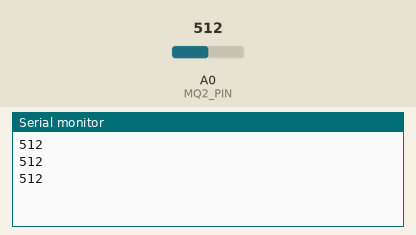
A sketch run on a simulated Arduino Uno, built with avr-gcc and run on an emulated ATmega328P. Shown: the last lines printed to the serial monitor. The inputs (shaded band) are chosen by the test bench; at power-on: A0 (MQ2_PIN) = 512.

Above: at 1.3 s.
1.4 s: A0 (MQ2_PIN) set to 716
At 1.9 s:
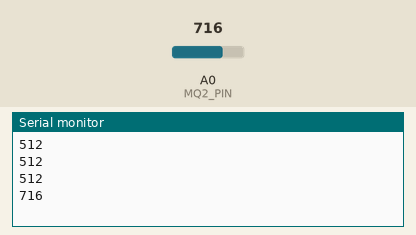
2.9 s: A0 (MQ2_PIN) set to 900
At 3.4 s:
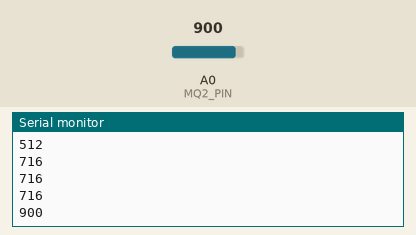
Timing chart, 0 to 5.9 s (numbered marks = the images above; inputs shaded):
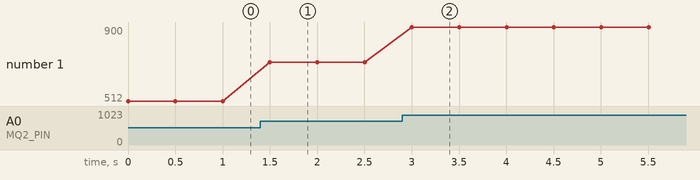

Measured:
- after the input at 1.4 s, the serial monitor: prints a new line after 0.10 s (image 1)
- after the input at 2.9 s, the serial monitor: prints a new line after 0.10 s (image 2)
- plotted number 1: 512 → 716 after the input at 1.4 s, 716 → 900 after the input at 2.9 s

The sketch:

MQ2Test.ino
```cpp
#define MQ2_PIN A0  // Analog input pin for MQ2 sensor

void setup() {
  Serial.begin(9600);
  // Serial.println("MQ-2 Gas Sensor Reading for Multiple Gases");
}

void loop() {
  Serial.println(analogRead(A0));
  delay(500);
}
```
